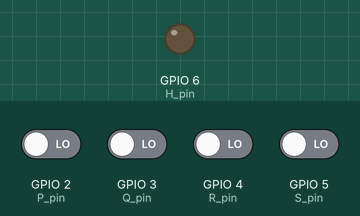
Simulated run of this program. Board: ESP32-S3. Parts: output pins drawn as LEDs (lit = HIGH). Inputs (shaded band) come from the test bench; at power-on: GPIO 2 (P_pin), GPIO 3 (Q_pin), GPIO 4 (R_pin), GPIO 5 (S_pin) LOW. WiFi joins after 1.5 s; servers stay silent unless stated.

Above: at 0.1 s.
At 1.6 s:
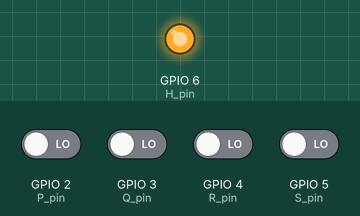
Timing chart, 0 to 3.1 s (numbered marks = the images above):
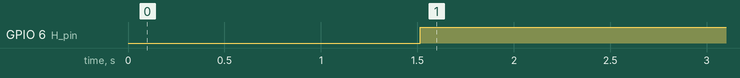

The program:

main.cpp
```cpp
//----------------------Skeleton Code--------------------//
#include <WiFi.h>
#include <WiFiUdp.h>
#include <ArduinoOTA.h>

//    Can be client or even host   //
#ifndef STASSID
#define STASSID "vivo1920"  // Replace with your network credentials
#define STAPSK  "g@y@thr!"
#endif

const char* ssid = STASSID;
const char* password = STAPSK;

#define P_pin 2
#define Q_pin 3
#define R_pin 4
#define S_pin 5
#define H_pin 6

#define CLK_pin 13
#define CLK_TP 4000
int P,Q,R,S,H;
void OTAsetup() {
  WiFi.mode(WIFI_STA);
  WiFi.begin(ssid, password);
  while (WiFi.waitForConnectResult() != WL_CONNECTED) {
    delay(5000);
    ESP.restart();
  }
  ArduinoOTA.begin();
}

void OTAloop() {
  ArduinoOTA.handle();
}

//-------------------------------------------------------//

void setup(){
  OTAsetup();

  //-------------------//
  // Custom setup code //
  //-------------------//
	pinMode(H_pin, OUTPUT);
	pinMode(P_pin, INPUT);
	pinMode(Q_pin, INPUT);
	pinMode(R_pin, INPUT);
	pinMode(S_pin, INPUT);


}

void loop() {
  OTAloop();
  delay(10);
  P = digitalRead(P_pin);
  Q = digitalRead(Q_pin);
  R = digitalRead(R_pin);
  S = digitalRead(S_pin);
  H = !(Q&&S) || (!P&&S) || (P&&Q&&R) || (P&& !Q && !R && S);
	  digitalWrite(H_pin,H);
  digitalWrite(CLK_pin,0);
  delay(CLK_TP/2);
  digitalWrite(CLK_pin,1);
  delay(CLK_TP/2);

  // If no custom loop code ensure to have a delay in loop
  //-------------------//
  // Custom loop code  //
  //-------------------//

}
```

Measured:
- by itself, GPIO 6 (H_pin): LOW → HIGH at 1.5 s
